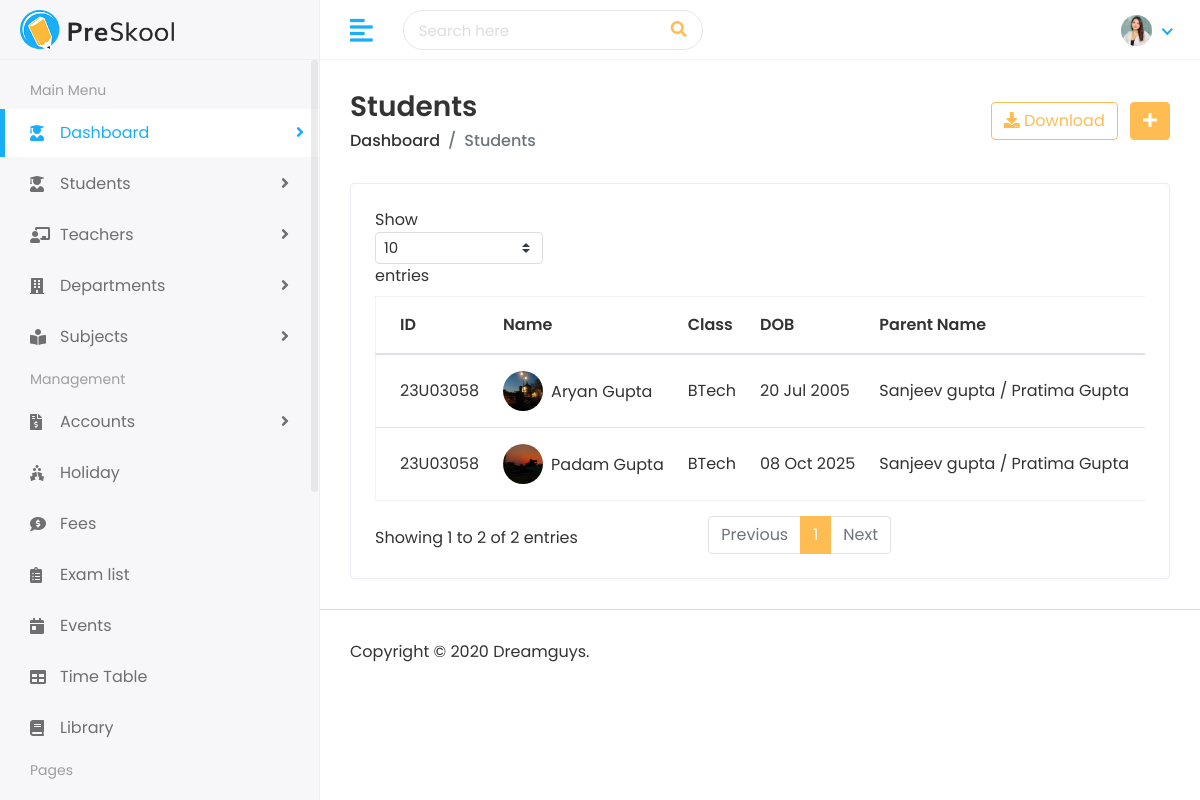
Screenshot of /student/ (signed in) with the database file from the repository.
### student/models.py (models this page shows, shortened)
class Student(models.Model):
    first_name = models.CharField(max_length=100)
    last_name = models.CharField(max_length=100)
    student_id = models.CharField(max_length=100)
    gender = models.CharField(max_length=10 , choices=[('Male','Male') , ('Female' , 'Female') , ('other' , 'others')] )
    date_of_birth = models.DateField()
    student_class = models.CharField(max_length=20)
    religion = models.CharField(max_length=20)
    joining_date = models.DateField()
    mobile_number = models.CharField(max_length=15)
    admission_number = models.CharField(max_length=15)
    section = models.CharField(max_length=15)
    student_image = models.ImageField(upload_to='student/' , blank=True)
    parent = models.OneToOneField(Parent , on_delete=models.CASCADE)
    slug = models.SlugField(max_length=255 , unique=True , blank=True)

class Parent(models.Model):
    father_name = models.CharField(max_length=100)
    father_occupation = models.CharField(max_length=100)
    father_mobile = models.CharField(max_length=100)
    father_email = models.EmailField(max_length=100)
    mother_name = models.CharField(max_length=100)
    mother_occupation = models.CharField(max_length=100)
    mother_mobile = models.CharField(max_length=100)
    mother_email = models.EmailField(max_length=100)
    present_address = models.TextField()
    permanent_address = models.TextField()

### student/views.py (the view)
# urls.py: path("", views.student_list, name='student_list'),
def student_list(request):
    student_list = Student.objects.select_related('parent').all()
    unread_notification = request.user.notification_set.filter(is_read=False)
    context = {
        'student_list': student_list,
        'unread_notification': unread_notification
    }
    return render(request, "students/students.html", context)

### templates/students/students.html (shortened to what this page needs)
{% extends 'Home/base.html' %}
{% load static %}
{% block body %}
         <div class="page-wrapper">
            <div class="content container-fluid">
               <div class="page-header">
                  <div class="row align-items-center">
                     <div class="col">
                        <h3 class="page-title">Students</h3>
                        <ul class="breadcrumb">
                           <li class="breadcrumb-item"><a href="">Dashboard</a></li>
                           <li class="breadcrumb-item active">Students</li>
                        </ul>
                     </div>
                     <div class="col-auto text-right float-right ml-auto">
                        <a href="#" class="btn btn-outline-primary mr-2"><i class="fas fa-download"></i> Download</a>
                        <a href="{% url 'add_student' %}" class="btn btn-primary"><i class="fas fa-plus"></i></a>
                     </div>
                  </div>
               </div>
               <div class="row">
                  <div class="col-sm-12">
                     <div class="card card-table">
                        <div class="card-body">
                           <div class="table-responsive">
                              <table class="table table-hover table-center mb-0 datatable">
                                 <thead>
                                    <tr>
                                       <th>ID</th>
                                       <th>Name</th>
                                       <th>Class</th>
                                       <th>DOB</th>
                                       <th>Parent Name</th>
                                       <th>Mobile Number</th>
                                    </tr>
                                 </thead>
                                 <tbody>
                                    {% for student in student_list %}
                                    <tr>
                                       <td>{{ student.student_id}}</td>
                                       <td>
                                          <h2 class="table-avatar">
                                             <a href="{% url 'view_student' student.student_id %}" class="avatar avatar-sm mr-2"><img class="avatar-img rounded-circle" src="{{ student.student_image.url }}" alt="User Image"></a>
                                             <a href="{% url 'view_student' student.student_id %}">{{ student.first_name }} {{ student.last_name}}</a>
                                          </h2>
                                       </td>
                                       <td>{{ student.student_class }}</td>
                                       <td>{{ student.date_of_birth|date:"d M Y" }}</td>
                                       <td>{{ student.parent.father_name }} / {{ student.parent.mother_name }}</td>
                                       <td>{{ student.mobile_number }}</td>
                                    </tr>
                                    {% endfor %}
                                 </tbody>
                              </table>
                           </div>
                        </div>
                     </div>
                  </div>
               </div>
            </div>
            <footer>
               <p>Copyright © 2020 Dreamguys.</p>
            </footer>
         </div>
      </div>
   </body>
</html>
{% endblock %}

### templates/Home/base.html (shortened to what this page needs)
{% load static %}
<!DOCTYPE html>
<html lang="en">
   <head>
      <link rel="stylesheet" href="{%static 'assets/plugins/bootstrap/css/bootstrap.min.css' %}">
      <link rel="stylesheet" href="{%static 'assets/plugins/fontawesome/css/fontawesome.min.css' %}">
      <link rel="stylesheet" href="{%static 'assets/plugins/fontawesome/css/all.min.css' %}">
      <link rel="stylesheet" href="{%static 'assets/css/style.css' %}">
   </head>
   <body>
      <div class="main-wrapper">
         <div class="header">
            <div class="header-left">
               <a href="index.html" class="logo">
               <img src="{% static 'assets/img/logo.png' %}" alt="Logo">
               </a>
            </div>
            <a href="javascript:void(0);" id="toggle_btn">
            <i class="fas fa-align-left"></i>
            </a>
            <div class="top-nav-search">
               <form>
                  <input type="text" class="form-control" placeholder="Search here">
                  <button class="btn" type="submit"><i class="fas fa-search"></i></button>
               </form>
            </div>
            <ul class="nav user-menu">
               <li class="nav-item dropdown noti-dropdown">
                  <a href="#" class="dropdown-toggle nav-link" data-toggle="dropdown">
                  </a>
               </li>
               <li class="nav-item dropdown has-arrow">
                  <a href="#" class="dropdown-toggle nav-link" data-toggle="dropdown">
                  <span class="user-img"><img class="rounded-circle" src="{% static 'assets/img/profiles/avatar-01.jpg' %}" width="31" alt="Ryan Taylor"></span>
                  </a>
               </li>
            </ul>
         </div>
         <div class="sidebar" id="sidebar">
            <div class="sidebar-inner slimscroll">
               <div id="sidebar-menu" class="sidebar-menu">
                  <ul>
                     <li class="menu-title">
                        <span>Main Menu</span>
                     </li>
                     <li class="submenu active">
                        <a href="#"><i class="fas fa-user-graduate"></i> <span> Dashboard</span> <span class="menu-arrow"></span></a>
                     </li>
                     <li class="submenu">
                        <a href="#"><i class="fas fa-user-graduate"></i> <span> Students</span> <span class="menu-arrow"></span></a>
                     </li>
                     <li class="submenu">
                        <a href="#"><i class="fas fa-chalkboard-teacher"></i> <span> Teachers</span> <span class="menu-arrow"></span></a>
                     </li>
                     <li class="submenu">
                        <a href="#"><i class="fas fa-building"></i> <span> Departments</span> <span class="menu-arrow"></span></a>
                     </li>
                     <li class="submenu">
                        <a href="#"><i class="fas fa-book-reader"></i> <span> Subjects</span> <span class="menu-arrow"></span></a>
                     </li>
                     <li class="menu-title">
                        <span>Management</span>
                     </li>
                     <li class="submenu">
                        <a href="#"><i class="fas fa-file-invoice-dollar"></i> <span> Accounts</span> <span class="menu-arrow"></span></a>
                     </li>
                     <li>
                        <a href="holiday.html"><i class="fas fa-holly-berry"></i> <span>Holiday</span></a>
                     </li>
                     <li>
                        <a href="fees.html"><i class="fas fa-comment-dollar"></i> <span>Fees</span></a>
                     </li>
                     <li>
                        <a href="exam.html"><i class="fas fa-clipboard-list"></i> <span>Exam list</span></a>
                     </li>
                     <li>
                        <a href="event.html"><i class="fas fa-calendar-day"></i> <span>Events</span></a>
                     </li>
                     <li>
                        <a href="time-table.html"><i class="fas fa-table"></i> <span>Time Table</span></a>
                     </li>
                     <li>
                        <a href="library.html"><i class="fas fa-book"></i> <span>Library</span></a>
                     </li>
                     <li class="menu-title">
                        <span>Pages</span>
                     </li>
                     <li class="submenu">
                        <a href="#"> <span> Authentication </span> </a>
                     </li>
                  </ul>
               </div>
            </div>
         </div>
         {% block body %}
         {% endblock %}
  </body>
  </html>

### rows the page displays
Student: student_id "23U03058", student_image (picture), first_name "Aryan", last_name "Gupta", student_class "BTech", date_of_birth "20 Jul 2005", parent.father_name "Sanjeev gupta", parent.mother_name "Pratima Gupta"
Student: student_id "23U03058", student_image (picture), first_name "Padam", last_name "Gupta", student_class "BTech", date_of_birth "08 Oct 2025", parent.father_name "Sanjeev gupta", parent.mother_name "Pratima Gupta"
